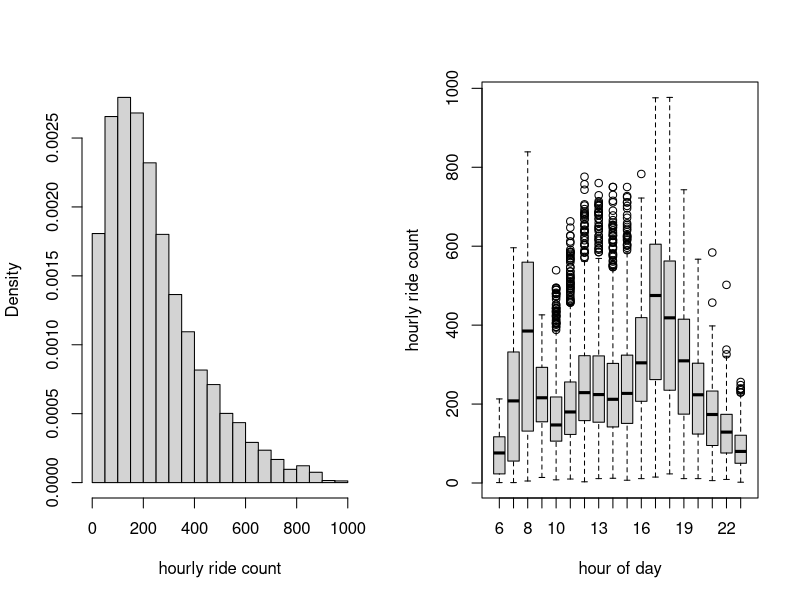

The R source for this figure:
## ---- chunk 1
biketab <- read.csv("bikeshare.csv")
head(biketab)
par(mfrow=c(1,2))
hist(biketab$cnt, xlab="hourly ride count", freq=FALSE, main="")
boxplot(biketab$cnt ~ biketab$hr, xlab="hour of day", ylab="hourly ride count")
